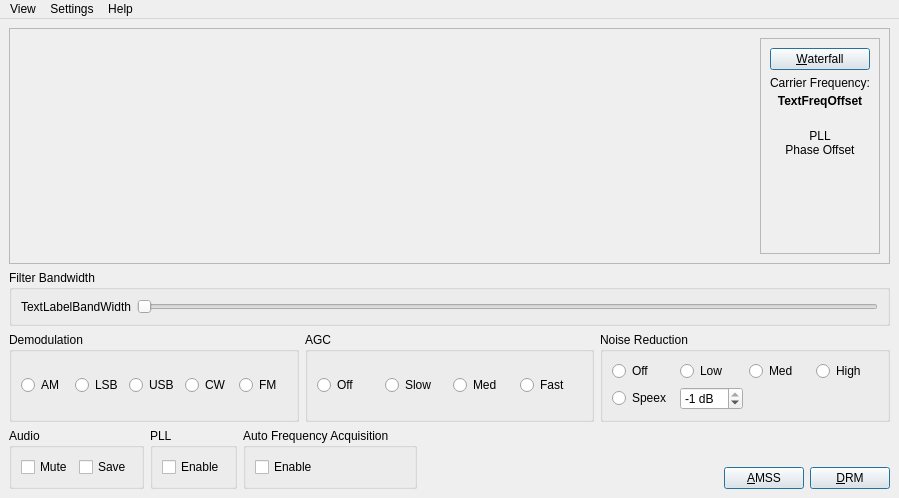
<?xml version="1.0" encoding="UTF-8"?>
<ui version="4.0">
 <class>AMMainWindow</class>
 <widget class="QMainWindow" name="AMMainWindow">
  <property name="geometry">
   <rect>
    <x>0</x>
    <y>0</y>
    <width>899</width>
    <height>498</height>
   </rect>
  </property>
  <property name="windowTitle">
   <string>Analog Demodulation</string>
  </property>
  <property name="windowIcon">
   <iconset resource="res/icons.qrc">
    <normaloff>:/icons/MainIcon.svg</normaloff>:/icons/MainIcon.svg</iconset>
  </property>
  <widget class="QWidget" name="centralwidget">
   <layout class="QVBoxLayout" name="verticalLayout_3">
    <item>
     <widget class="QFrame" name="frame">
      <property name="sizePolicy">
       <sizepolicy hsizetype="Preferred" vsizetype="Expanding">
        <horstretch>0</horstretch>
        <verstretch>0</verstretch>
       </sizepolicy>
      </property>
      <property name="frameShape">
       <enum>QFrame::StyledPanel</enum>
      </property>
      <property name="frameShadow">
       <enum>QFrame::Raised</enum>
      </property>
      <layout class="QHBoxLayout" name="horizontalLayout">
       <item>
        <widget class="QwtPlot" name="plot">
         <property name="sizePolicy">
          <sizepolicy hsizetype="MinimumExpanding" vsizetype="Expanding">
           <horstretch>0</horstretch>
           <verstretch>0</verstretch>
          </sizepolicy>
         </property>
        </widget>
       </item>
       <item>
        <widget class="QFrame" name="frame_2">
         <property name="sizePolicy">
          <sizepolicy hsizetype="Preferred" vsizetype="Expanding">
           <horstretch>0</horstretch>
           <verstretch>0</verstretch>
          </sizepolicy>
         </property>
         <property name="frameShape">
          <enum>QFrame::StyledPanel</enum>
         </property>
         <property name="frameShadow">
          <enum>QFrame::Raised</enum>
         </property>
         <layout class="QGridLayout" name="gridLayout_3">
          <item row="0" column="0">
           <widget class="QPushButton" name="ButtonWaterfall">
            <property name="windowTitle">
             <string/>
            </property>
            <property name="text">
             <string>&amp;Waterfall</string>
            </property>
            <property name="checkable">
             <bool>true</bool>
            </property>
            <property name="autoDefault">
             <bool>true</bool>
            </property>
            <property name="default">
             <bool>true</bool>
            </property>
           </widget>
          </item>
          <item row="1" column="0">
           <layout class="QVBoxLayout" name="verticalLayout_2">
            <property name="spacing">
             <number>0</number>
            </property>
            <item>
             <widget class="QLabel" name="LabelFreqOffset">
              <property name="sizePolicy">
               <sizepolicy hsizetype="Minimum" vsizetype="Minimum">
                <horstretch>0</horstretch>
                <verstretch>0</verstretch>
               </sizepolicy>
              </property>
              <property name="text">
               <string>Carrier Frequency:</string>
              </property>
              <property name="textFormat">
               <enum>Qt::PlainText</enum>
              </property>
              <property name="alignment">
               <set>Qt::AlignBottom|Qt::AlignLeading|Qt::AlignLeft</set>
              </property>
              <property name="textInteractionFlags">
               <set>Qt::NoTextInteraction</set>
              </property>
             </widget>
            </item>
            <item>
             <widget class="QPushButton" name="ButtonFreqOffset">
              <property name="font">
               <font>
                <weight>75</weight>
                <bold>true</bold>
               </font>
              </property>
              <property name="text">
               <string>TextFreqOffset</string>
              </property>
              <property name="flat">
               <bool>true</bool>
              </property>
             </widget>
            </item>
           </layout>
          </item>
          <item row="2" column="0">
           <widget class="QLabel" name="TextLabelPhaseOffset">
            <property name="sizePolicy">
             <sizepolicy hsizetype="Preferred" vsizetype="Expanding">
              <horstretch>0</horstretch>
              <verstretch>0</verstretch>
             </sizepolicy>
            </property>
            <property name="text">
             <string>PLL
Phase Offset</string>
            </property>
            <property name="alignment">
             <set>Qt::AlignCenter</set>
            </property>
            <property name="wordWrap">
             <bool>false</bool>
            </property>
           </widget>
          </item>
          <item row="3" column="0">
           <widget class="QwtDial" name="PhaseDial" native="true">
            <property name="minimumSize">
             <size>
              <width>0</width>
              <height>70</height>
             </size>
            </property>
            <property name="focusPolicy">
             <enum>Qt::NoFocus</enum>
            </property>
            <property name="lineWidth" stdset="0">
             <number>4</number>
            </property>
           </widget>
          </item>
         </layout>
        </widget>
       </item>
      </layout>
     </widget>
    </item>
    <item>
     <widget class="QGroupBox" name="groupBoxBW">
      <property name="title">
       <string>Filter Bandwidth</string>
      </property>
      <layout class="QHBoxLayout" name="horizontalLayout_5">
       <item>
        <widget class="QLabel" name="TextLabelBandWidth">
         <property name="minimumSize">
          <size>
           <width>70</width>
           <height>0</height>
          </size>
         </property>
         <property name="text">
          <string>TextLabelBandWidth</string>
         </property>
         <property name="wordWrap">
          <bool>false</bool>
         </property>
        </widget>
       </item>
       <item>
        <widget class="QSlider" name="SliderBandwidth">
         <property name="sizePolicy">
          <sizepolicy hsizetype="MinimumExpanding" vsizetype="Fixed">
           <horstretch>0</horstretch>
           <verstretch>0</verstretch>
          </sizepolicy>
         </property>
         <property name="orientation">
          <enum>Qt::Horizontal</enum>
         </property>
        </widget>
       </item>
      </layout>
     </widget>
    </item>
    <item>
     <layout class="QHBoxLayout" name="_9">
      <property name="spacing">
       <number>6</number>
      </property>
      <property name="leftMargin">
       <number>0</number>
      </property>
      <property name="topMargin">
       <number>0</number>
      </property>
      <property name="rightMargin">
       <number>0</number>
      </property>
      <property name="bottomMargin">
       <number>0</number>
      </property>
      <item>
       <widget class="QGroupBox" name="groupBoxDemodulation">
        <property name="sizePolicy">
         <sizepolicy hsizetype="Minimum" vsizetype="Minimum">
          <horstretch>0</horstretch>
          <verstretch>0</verstretch>
         </sizepolicy>
        </property>
        <property name="title">
         <string>Demodulation</string>
        </property>
        <layout class="QHBoxLayout" name="horizontalLayout_2">
         <item>
          <widget class="QRadioButton" name="RadioButtonDemAM">
           <property name="text">
            <string>AM</string>
           </property>
           <attribute name="buttonGroup">
            <string notr="true">ButtonGroupDemodulation</string>
           </attribute>
          </widget>
         </item>
         <item>
          <widget class="QRadioButton" name="RadioButtonDemLSB">
           <property name="text">
            <string>LSB</string>
           </property>
           <attribute name="buttonGroup">
            <string notr="true">ButtonGroupDemodulation</string>
           </attribute>
          </widget>
         </item>
         <item>
          <widget class="QRadioButton" name="RadioButtonDemUSB">
           <property name="text">
            <string>USB</string>
           </property>
           <attribute name="buttonGroup">
            <string notr="true">ButtonGroupDemodulation</string>
           </attribute>
          </widget>
         </item>
         <item>
          <widget class="QRadioButton" name="RadioButtonDemCW">
           <property name="text">
            <string>CW</string>
           </property>
           <attribute name="buttonGroup">
            <string notr="true">ButtonGroupDemodulation</string>
           </attribute>
          </widget>
         </item>
         <item>
          <widget class="QRadioButton" name="RadioButtonDemFM">
           <property name="text">
            <string>FM</string>
           </property>
           <attribute name="buttonGroup">
            <string notr="true">ButtonGroupDemodulation</string>
           </attribute>
          </widget>
         </item>
        </layout>
       </widget>
      </item>
      <item>
       <widget class="QGroupBox" name="groupBoxAGC">
        <property name="sizePolicy">
         <sizepolicy hsizetype="Minimum" vsizetype="Minimum">
          <horstretch>0</horstretch>
          <verstretch>0</verstretch>
         </sizepolicy>
        </property>
        <property name="title">
         <string>AGC</string>
        </property>
        <layout class="QHBoxLayout" name="horizontalLayout_3">
         <item>
          <widget class="QRadioButton" name="RadioButtonAGCOff">
           <property name="text">
            <string>Off</string>
           </property>
           <attribute name="buttonGroup">
            <string notr="true">ButtonGroupAGC</string>
           </attribute>
          </widget>
         </item>
         <item>
          <widget class="QRadioButton" name="RadioButtonAGCSlow">
           <property name="text">
            <string>Slow</string>
           </property>
           <attribute name="buttonGroup">
            <string notr="true">ButtonGroupAGC</string>
           </attribute>
          </widget>
         </item>
         <item>
          <widget class="QRadioButton" name="RadioButtonAGCMed">
           <property name="text">
            <string>Med</string>
           </property>
           <attribute name="buttonGroup">
            <string notr="true">ButtonGroupAGC</string>
           </attribute>
          </widget>
         </item>
         <item>
          <widget class="QRadioButton" name="RadioButtonAGCFast">
           <property name="text">
            <string>Fast</string>
           </property>
           <attribute name="buttonGroup">
            <string notr="true">ButtonGroupAGC</string>
           </attribute>
          </widget>
         </item>
        </layout>
       </widget>
      </item>
      <item>
       <widget class="QGroupBox" name="groupBoxNoiseReduction">
        <property name="sizePolicy">
         <sizepolicy hsizetype="Minimum" vsizetype="Minimum">
          <horstretch>0</horstretch>
          <verstretch>0</verstretch>
         </sizepolicy>
        </property>
        <property name="title">
         <string>Noise Reduction</string>
        </property>
        <layout class="QGridLayout" name="gridLayout_4">
         <item row="0" column="0">
          <widget class="QRadioButton" name="RadioButtonNoiRedOff">
           <property name="text">
            <string>Off</string>
           </property>
           <attribute name="buttonGroup">
            <string notr="true">ButtonGroupNoiseReduction</string>
           </attribute>
          </widget>
         </item>
         <item row="0" column="1">
          <widget class="QRadioButton" name="RadioButtonNoiRedLow">
           <property name="text">
            <string>Low</string>
           </property>
           <attribute name="buttonGroup">
            <string notr="true">ButtonGroupNoiseReduction</string>
           </attribute>
          </widget>
         </item>
         <item row="0" column="2">
          <widget class="QRadioButton" name="RadioButtonNoiRedMed">
           <property name="text">
            <string>Med</string>
           </property>
           <attribute name="buttonGroup">
            <string notr="true">ButtonGroupNoiseReduction</string>
           </attribute>
          </widget>
         </item>
         <item row="0" column="3">
          <widget class="QRadioButton" name="RadioButtonNoiRedHigh">
           <property name="text">
            <string>High</string>
           </property>
           <attribute name="buttonGroup">
            <string notr="true">ButtonGroupNoiseReduction</string>
           </attribute>
          </widget>
         </item>
         <item row="1" column="0">
          <widget class="QRadioButton" name="RadioButtonNoiRedSpeex">
           <property name="text">
            <string>Speex</string>
           </property>
           <attribute name="buttonGroup">
            <string notr="true">ButtonGroupNoiseReduction</string>
           </attribute>
          </widget>
         </item>
         <item row="1" column="1">
          <widget class="QSpinBox" name="SpinBoxNoiRedLevel">
           <property name="suffix">
            <string> dB</string>
           </property>
           <property name="minimum">
            <number>-96</number>
           </property>
           <property name="maximum">
            <number>-1</number>
           </property>
           <property name="value">
            <number>-1</number>
           </property>
          </widget>
         </item>
        </layout>
       </widget>
      </item>
     </layout>
    </item>
    <item>
     <layout class="QHBoxLayout" name="horizontalLayout_7">
      <item>
       <widget class="QGroupBox" name="groupBoxAudio">
        <property name="sizePolicy">
         <sizepolicy hsizetype="Minimum" vsizetype="Minimum">
          <horstretch>0</horstretch>
          <verstretch>0</verstretch>
         </sizepolicy>
        </property>
        <property name="title">
         <string>Audio</string>
        </property>
        <layout class="QHBoxLayout" name="horizontalLayout_8">
         <item>
          <widget class="QCheckBox" name="CheckBoxMuteAudio">
           <property name="text">
            <string>Mute</string>
           </property>
          </widget>
         </item>
         <item>
          <widget class="QCheckBox" name="CheckBoxSaveAudioWave">
           <property name="text">
            <string>Save</string>
           </property>
          </widget>
         </item>
        </layout>
       </widget>
      </item>
      <item>
       <widget class="QGroupBox" name="GroupBoxPLL">
        <property name="sizePolicy">
         <sizepolicy hsizetype="Minimum" vsizetype="Minimum">
          <horstretch>0</horstretch>
          <verstretch>0</verstretch>
         </sizepolicy>
        </property>
        <property name="title">
         <string>PLL</string>
        </property>
        <layout class="QGridLayout" name="gridLayout">
         <item row="0" column="0">
          <widget class="QCheckBox" name="CheckBoxPLL">
           <property name="text">
            <string>Enable</string>
           </property>
          </widget>
         </item>
        </layout>
       </widget>
      </item>
      <item>
       <widget class="QGroupBox" name="GroupBoxAutoFreqAcq">
        <property name="sizePolicy">
         <sizepolicy hsizetype="Minimum" vsizetype="Minimum">
          <horstretch>0</horstretch>
          <verstretch>0</verstretch>
         </sizepolicy>
        </property>
        <property name="title">
         <string>Auto Frequency Acquisition</string>
        </property>
        <layout class="QGridLayout" name="gridLayout_2">
         <item row="0" column="0">
          <widget class="QCheckBox" name="CheckBoxAutoFreqAcq">
           <property name="text">
            <string>Enable</string>
           </property>
          </widget>
         </item>
        </layout>
       </widget>
      </item>
      <item>
       <spacer name="Spacer6">
        <property name="orientation">
         <enum>Qt::Horizontal</enum>
        </property>
        <property name="sizeType">
         <enum>QSizePolicy::MinimumExpanding</enum>
        </property>
        <property name="sizeHint" stdset="0">
         <size>
          <width>20</width>
          <height>20</height>
         </size>
        </property>
       </spacer>
      </item>
      <item>
       <layout class="QVBoxLayout" name="verticalLayout">
        <property name="spacing">
         <number>0</number>
        </property>
        <item>
         <widget class="QWidget" name="widget" native="true">
          <property name="sizePolicy">
           <sizepolicy hsizetype="Minimum" vsizetype="Minimum">
            <horstretch>0</horstretch>
            <verstretch>0</verstretch>
           </sizepolicy>
          </property>
         </widget>
        </item>
        <item>
         <layout class="QHBoxLayout" name="horizontalLayout_6">
          <property name="spacing">
           <number>6</number>
          </property>
          <property name="bottomMargin">
           <number>0</number>
          </property>
          <item>
           <widget class="QPushButton" name="ButtonAMSS">
            <property name="sizePolicy">
             <sizepolicy hsizetype="Minimum" vsizetype="Maximum">
              <horstretch>0</horstretch>
              <verstretch>0</verstretch>
             </sizepolicy>
            </property>
            <property name="windowTitle">
             <string/>
            </property>
            <property name="text">
             <string>&amp;AMSS</string>
            </property>
            <property name="autoDefault">
             <bool>true</bool>
            </property>
            <property name="default">
             <bool>true</bool>
            </property>
           </widget>
          </item>
          <item>
           <widget class="QPushButton" name="ButtonDRM">
            <property name="sizePolicy">
             <sizepolicy hsizetype="Minimum" vsizetype="Maximum">
              <horstretch>0</horstretch>
              <verstretch>0</verstretch>
             </sizepolicy>
            </property>
            <property name="windowTitle">
             <string/>
            </property>
            <property name="text">
             <string>&amp;DRM</string>
            </property>
            <property name="autoDefault">
             <bool>true</bool>
            </property>
            <property name="default">
             <bool>true</bool>
            </property>
           </widget>
          </item>
         </layout>
        </item>
       </layout>
      </item>
     </layout>
    </item>
   </layout>
  </widget>
  <widget class="QMenuBar" name="menubar">
   <property name="geometry">
    <rect>
     <x>0</x>
     <y>0</y>
     <width>899</width>
     <height>21</height>
    </rect>
   </property>
   <widget class="QMenu" name="menu_View">
    <property name="title">
     <string>View</string>
    </property>
    <addaction name="action_Stations_Dialog"/>
    <addaction name="action_Live_Schedule_Dialog"/>
   </widget>
   <widget class="QMenu" name="menu_Settings">
    <property name="title">
     <string>Settings</string>
    </property>
    <addaction name="actionDRM"/>
    <addaction name="actionFM"/>
    <addaction name="actionAM"/>
   </widget>
   <widget class="QMenu" name="menuHelp">
    <property name="title">
     <string>Help</string>
    </property>
    <addaction name="actionWhats_This"/>
    <addaction name="separator"/>
    <addaction name="actionAbout_Dream"/>
   </widget>
   <addaction name="menu_View"/>
   <addaction name="menu_Settings"/>
   <addaction name="menuHelp"/>
  </widget>
  <action name="action_Stations_Dialog">
   <property name="text">
    <string>S&amp;tations Dialog...</string>
   </property>
   <property name="shortcut">
    <string>Alt+T</string>
   </property>
  </action>
  <action name="action_Live_Schedule_Dialog">
   <property name="text">
    <string>&amp;Live Schedule Dialog...</string>
   </property>
   <property name="shortcut">
    <string>Alt+L</string>
   </property>
  </action>
  <action name="actionExit">
   <property name="text">
    <string>E&amp;xit</string>
   </property>
   <property name="shortcut">
    <string>Alt+X</string>
   </property>
  </action>
  <action name="actionAM">
   <property name="text">
    <string>New AM Acquisition</string>
   </property>
   <property name="shortcut">
    <string>Ctrl+A</string>
   </property>
  </action>
  <action name="actionFM">
   <property name="text">
    <string>FM (analog)</string>
   </property>
   <property name="shortcut">
    <string>Ctrl+F</string>
   </property>
  </action>
  <action name="actionDRM">
   <property name="text">
    <string>DRM (digital)</string>
   </property>
   <property name="shortcut">
    <string>Ctrl+D</string>
   </property>
  </action>
  <action name="actionWhats_This">
   <property name="text">
    <string>Whats This...</string>
   </property>
   <property name="shortcut">
    <string>Shift+F1</string>
   </property>
  </action>
  <action name="actionAbout_Dream">
   <property name="text">
    <string>About Dream...</string>
   </property>
  </action>
 </widget>
 <customwidgets>
  <customwidget>
   <class>QwtPlot</class>
   <extends>QFrame</extends>
   <header>qwt_plot.h</header>
   <container>1</container>
  </customwidget>
  <customwidget>
   <class>QwtDial</class>
   <extends>QWidget</extends>
   <header>qwt_dial.h</header>
  </customwidget>
 </customwidgets>
 <resources>
  <include location="res/icons.qrc"/>
 </resources>
 <connections/>
 <buttongroups>
  <buttongroup name="ButtonGroupNoiseReduction"/>
  <buttongroup name="ButtonGroupAGC"/>
  <buttongroup name="ButtonGroupDemodulation"/>
 </buttongroups>
</ui>
